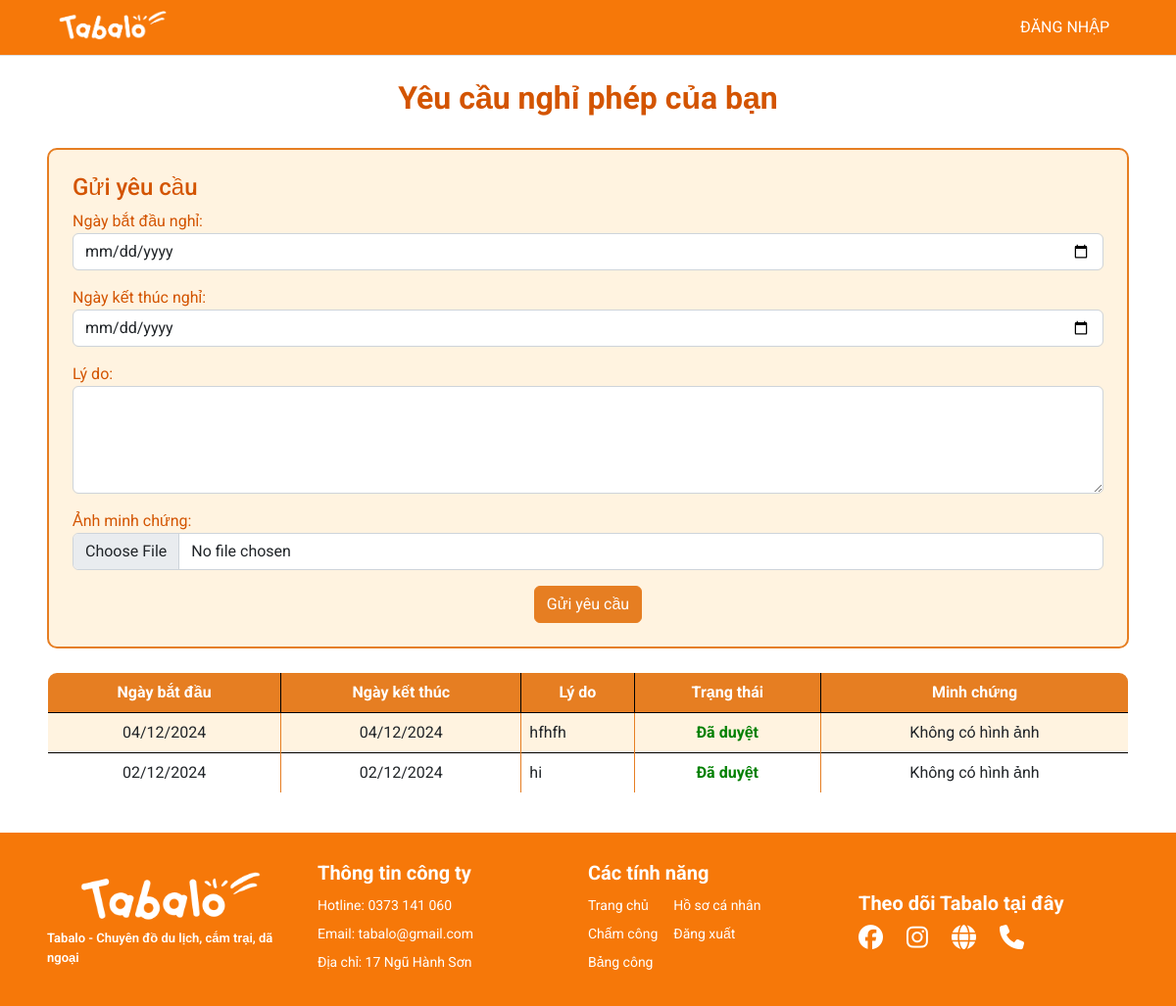
Screenshot of /request-day-off/10huynhgiang/ with the database file from the repository.
### myapp/models.py (models this page shows, shortened)
class DayOffRequest(models.Model):
    STATUS_CHOICES = [
        ('pending', 'Pending'),
        ('approved', 'Approved'),
        ('rejected', 'Rejected'),
    ]
    user = models.ForeignKey(User, on_delete=models.CASCADE)
    start_date = models.DateField()
    end_date = models.DateField()
    reason = models.TextField()
    status = models.CharField(max_length=10, choices=STATUS_CHOICES, default='pending')
    image = models.ImageField(upload_to='uploads/', blank=True, null=True)

### myapp/views.py (the view, shortened to what this page needs)
# urls.py: path('request-day-off/<str:username>/', views.request_day_off, name='request-day-off'),
def request_day_off(request, username):
    try:
        title = 'Danh sách nghỉ phép'
        user = User.objects.get(username=username)
        day_off_requests = DayOffRequest.objects.filter(user=user).order_by('-start_date')
        max_end_date = day_off_requests.aggregate(max_end_date=Max('end_date'))['max_end_date']
        if max_end_date is None:
            max_end_date = timezone.now().date()  # Hoặc một giá trị phù hợp
        else:
            max_end_date += timedelta(days=1)
        form = DayOffRequestForm(request.POST or None, request.FILES or None)
        context = {'title': title,'day_off_requests': day_off_requests, 'form': form, 'max_end_date': max_end_date}
        return render(request, 'pages/request_day_off.html', context)
    except User.DoesNotExist:
        return redirect('home')

### myapp/forms.py
class DayOffRequestForm(forms.ModelForm):
    class Meta:
        model = DayOffRequest
        fields = ['start_date', 'end_date', 'reason', 'image']
        labels = {'start_date': 'Ngày bắt đầu nghỉ', 'end_date': 'Ngày kết thúc nghỉ', 'reason': 'Lý do', 'image': 'Ảnh minh chứng'}
        widgets = {
            'start_date': forms.DateInput(attrs={'type': 'date', 'class': 'form-control'}),
            'end_date': forms.DateInput(attrs={'type': 'date', 'class': 'form-control'}),
            'reason': forms.Textarea(attrs={'rows': 4, 'class': 'form-control'}),
            'image': forms.FileInput(attrs={'type': 'file', 'class': 'form-control'})}

### management/context_processors.py (called while the page is built)
def pending_dayoff(request):
  count_pending = DayOffRequest.objects.filter(status='pending').count()
  return {'count_pending': count_pending}

### templates/pages/request_day_off.html (shortened to what this page needs)
{% extends '../layouts/base.html' %}
{% load static %}
{% block main %}
<link rel="stylesheet" href="{% static 'styles/table.css' %}">
<br>
<h1 style="text-align: center; font-size: 2rem; font-weight: bold; color: #D35400;">Yêu cầu nghỉ phép của bạn</h1>
<br>
<div class="container p-4" style="background-color: #FFF3E0; border: 2px solid #E67E22; border-radius: 10px;">
  <h2 style="font-size: 1.5rem; color: #D35400;">Gửi yêu cầu</h2>
  <form method="POST" enctype="multipart/form-data" class="form-request" max_end_date="{{ max_end_date|date:'Y-m-d' }}">
    {{ form.as_p }}
    <center>
      <button type="submit" class="btn btn-primary" style="background-color: #E67E22; border-color: #E67E22;">Gửi yêu cầu</button>
    </center>
  </form>
</div>
<br>
{% if day_off_requests %}
<table class="table table-hover table-bordered custom-border" style="border-radius: 10px; overflow: hidden;">
  <thead class="bg-tab text-white" style="background-color: #E67E22;">
    <tr>
      <th scope="col" class="text-center" >Ngày bắt đầu</th>
      <th scope="col" class="text-center" >Ngày kết thúc</th>
      <th scope="col" class="text-center" >Lý do</th>
      <th scope="col" class="text-center" >Trạng thái</th>
      <th scope="col" class="text-center" >Minh chứng</th>
    </tr>
  </thead>
  <tbody>
    {% for request in day_off_requests %}
    <tr class="table-row" style="transition: background-color 0.3s;">
      <td class="text-center align-middle border-cell">{{ request.start_date|date:"d/m/Y" }}</td>
      <td class="text-center align-middle border-cell">{{ request.end_date|date:"d/m/Y" }}</td>
      <td class="align-middle border-cell">{{ request.reason }}</td>
      <td class="text-center align-middle border-cell">
        {% if request.status == 'approved' %}
        <span style="color: green; font-weight: bold;">Đã duyệt</span>
        {% elif request.status == 'pending' %}
        <span style="color: orange; font-weight: bold;">Đang chờ</span>
        {% else %}
        <span style="color: red; font-weight: bold;">Bị từ chối</span>
        {% endif %}
      </td>
      <td class="text-center align-middle border-cell">
        {% if request.image %}
        <a href="{{ request.image.url }}" target="_blank" style="text-decoration: none;">
          <button class="btn btn-secondary" style="background-color: #E67E22; border-color: #E67E22; color: white;">
            Xem ảnh
          </button>
        </a>
        {% else %}
        <span>Không có hình ảnh</span>
        {% endif %}
      </td>
    </tr>
    {% endfor %}
  </tbody>
</table>
<br>
{% endif %}
{% endblock %}

### static/styles/style.css (style rules this page uses)
.bg-tab { background-color: #FF983E !important; }
table { border-collapse: collapse; border: 1px solid #000 !important; }
table th, table td { border: 1px solid #000000; }
.label-request { color: #D35400; }

### static/styles/table.css (style rules this page uses)
.table-bordered thead th { vertical-align: middle; }
.table-bordered tbody tr:nth-child(odd) { background-color: #FFF3E0; }
.table-bordered tbody tr:nth-child(even) { background-color: #FFFFFF; }
.bg-tab { background-color: #E67E22 !important; color: white !important; }
.custom-border { border: 2px solid #E67E22; border-radius: 10px; }
.border-cell { border: 1px solid #E67E22; }

### rows the page displays
DayOffRequest: start_date "04/12/2024", end_date "04/12/2024", reason "hfhfh", status "Đã duyệt", image "Không có hình ảnh"
DayOffRequest: start_date "02/12/2024", end_date "02/12/2024", reason "hi", status "Đã duyệt", image "Không có hình ảnh"
